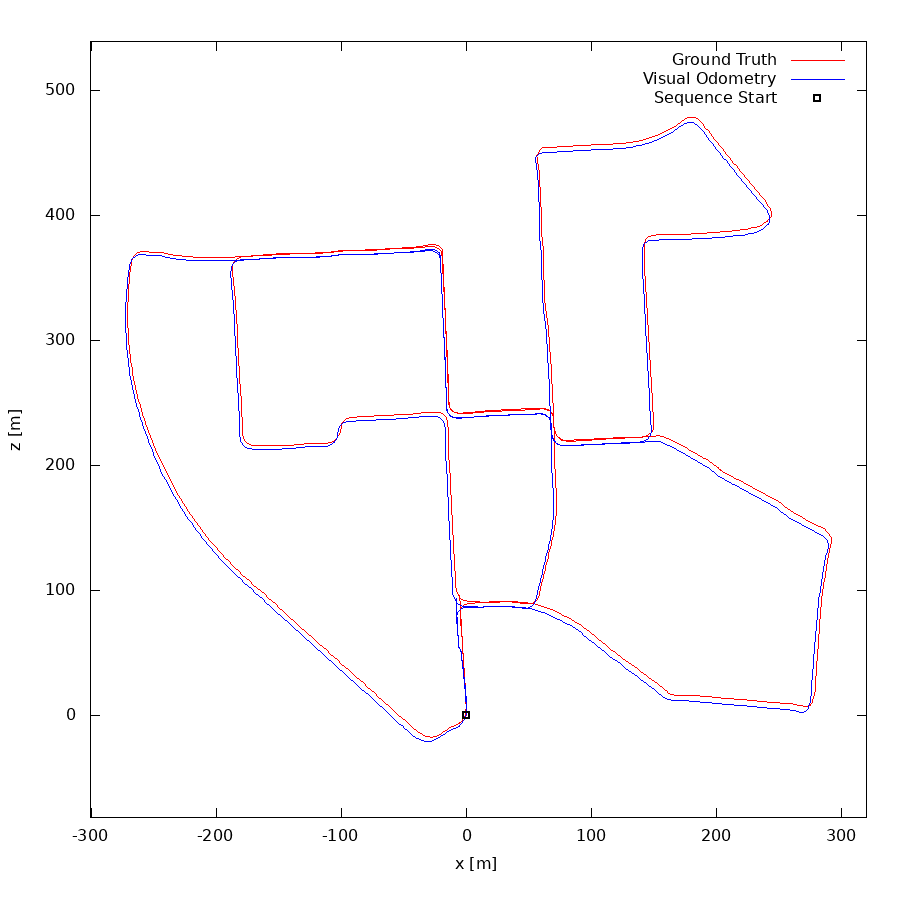

gnuplot code for this plot:
set term postscript eps enhanced color
set output "00.eps"
set size ratio -1
set xrange [-301:320]
set yrange [-82:539]
set xlabel "x [m]"
set ylabel "z [m]"
plot "00.txt" using 1:2 lc rgb "#FF0000" title 'Ground Truth' w lines,"00.txt" using 3:4 lc rgb "#0000FF" title 'Visual Odometry' w lines,"< head -1 00.txt" using 1:2 lc rgb "#000000" pt 4 ps 1 lw 2 title 'Sequence Start' w points
